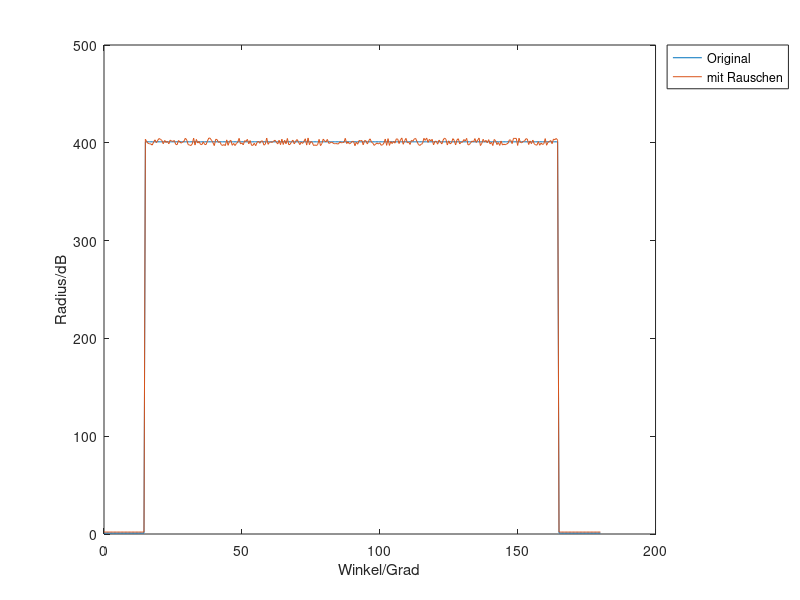

Source code (MATLAB): (Note: this script raises an error after producing the figure.)
% Beschreibung: Implementation vom Test 3 in der Dokumentation

%% Signalerzeugung %%
midVal = 400;
repeatedTimeValMid = 150;%Ton = 2*repeatedTimeValMid
tVal = 0:0.5:180;
tComp = 90;
xVal = midVal*rectpuls(tVal-tComp,repeatedTimeValMid)+1;
onIntervalBegin = (180*2-repeatedTimeValMid/0.5)/2 + 1;
onIntervalEnd = onIntervalBegin + repeatedTimeValMid/0.5 -1;
minRange = -1;
maxRange = 1;
noise = minRange + (maxRange - minRange).*rand(1,repeatedTimeValMid/0.5);
ah = 4;% erlaubte Höhenabweichung
noise = ah*noise;
xnVal = [xVal(1:onIntervalBegin-1) noise xVal(onIntervalEnd+1:end)];
xnVal = xnVal + xVal;
draw = 1;
if draw == 1
    figure('Name','Das Originalsignal und Signal mit schwächen Rauschen');
    plot(tVal,xVal,'-',tVal,xnVal,'-');
    legend('Original','mit Rauschen','Location','northeastoutside');
    xlabel('Winkel/Grad');
    ylabel('Radius/dB');
end

%% Berechnung der Wirkung des Filters %%
draw = 0;
% Das vom Maximally-Flat-Methode-entworfene Filter
phase = 1;
filterObj = filterMaximallyFlatFIR_p4;
output = filterIIR(xnVal, tVal, filterObj, draw, phase, figureNo);
% verlorene Punkte aufgrund der Steigung von einem Bereich zu einem
% neuen Bereich: von Diagramm aus dem 2. Versuch (Test2) abgelesen
lostedPointBegin = 1;
lostedPointEnd = 1;
onIntervalBegin = onIntervalBegin + lostedPointBegin;
onIntervalEnd = onIntervalEnd - lostedPointEnd;
diff_mf = output(onIntervalBegin:onIntervalEnd)./xnVal(onIntervalBegin:onIntervalEnd);
diff_mf = 20.*log(diff_mf);
diff_mf = rms(diff_mf);

% Das vom Window-Kaiser-Methode-entworfene Filter
phase = 2;
filterObj = filterWindowKaiser_p10;
output = filterFIR(xnVal, tVal, filterObj, draw, phase, figureNo);
% verlorene Punkte aufgrund der Steigung von einem Bereich zu einem
% neuen Bereich: von Diagramm aus dem 3. Versuch (Test2) abgelesen
lostedPointBegin = 1;
lostedPointEnd = 2;
onIntervalBegin = onIntervalBegin + lostedPointBegin;
onIntervalEnd = onIntervalEnd - lostedPointEnd;
diff_wk = output(onIntervalBegin:onIntervalEnd)./xnVal(onIntervalBegin:onIntervalEnd);
diff_wk = 20.*log(diff_wk);
diff_wk = rms(diff_wk);

% Das vom Least-Squares-Methode-entworfene Filter
phase = 2;
filterObj = filterLeastSquares_p11;
output = filterFIR(xnVal, tVal, filterObj, draw, phase, figureNo);
% verlorene Punkte aufgrund der Steigung von einem Bereich zu einem
% neuen Bereich: von Diagramm aus dem 3. Versuch (Test2) abgelesen
lostedPointBegin = 1;
lostedPointEnd = 2;
onIntervalBegin = onIntervalBegin + lostedPointBegin;
onIntervalEnd = onIntervalEnd - lostedPointEnd;
diff_lsq = output(onIntervalBegin:onIntervalEnd)./xnVal(onIntervalBegin:onIntervalEnd);
diff_lsq = 20.*log(diff_lsq);
diff_lsq = rms(diff_lsq);

% Das vom Equiripple-Methode-entworfenen Filter
phase = 2;
filterObj = filterEquiripple_p3;
output = filterFIR(xnVal, tVal, filterObj, draw, phase, figureNo);
% verlorene Punkte aufgrund der Steigung von einem Bereich zu einem
% neuen Bereich: von Diagramm aus dem 3. Versuch (Test2) abgelesen
lostedPointBegin = 1;
lostedPointEnd = 2;
onIntervalBegin = onIntervalBegin + lostedPointBegin;
onIntervalEnd = onIntervalEnd - lostedPointEnd;
diff_eq = output(onIntervalBegin:onIntervalEnd)./xnVal(onIntervalBegin:onIntervalEnd);
diff_eq = 20.*log(diff_eq);
diff_eq = rms(diff_eq);

% Das vom Window-Bartlett-Methode-entworfene Filter
phase = 2;
filterObj = filterWindowBarlett_p2;
output = filterFIR(xnVal, tVal, filterObj, draw, phase, figureNo);
% verlorene Punkte aufgrund der Steigung von einem Bereich zu einem
% neuen Bereich: von Diagramm aus dem 3. Versuch (Test2) abgelesen
lostedPointBegin = 0;
lostedPointEnd = 1;
onIntervalBegin = onIntervalBegin + lostedPointBegin;
onIntervalEnd = onIntervalEnd - lostedPointEnd;
diff_wb = output(onIntervalBegin:onIntervalEnd)./xnVal(onIntervalBegin:onIntervalEnd);
diff_wb = 20.*log(diff_wb);
diff_wb = rms(diff_wb);

% Das vom Window-Rectangular-Methode-entworfenen Filter
phase = 2;
filterObj = filterWindowRectangular_p3;
output = filterFIR(xnVal, tVal, filterObj, draw, phase, figureNo);
% verlorene Punkte aufgrund der Steigung von einem Bereich zu einem
% neuen Bereich: von Diagramm aus dem 3. Versuch (Test2) abgelesen
lostedPointBegin = 1;
lostedPointEnd = 2;
onIntervalBegin = onIntervalBegin + lostedPointBegin;
onIntervalEnd = onIntervalEnd - lostedPointEnd;
diff_wr = output(onIntervalBegin:onIntervalEnd)./xnVal(onIntervalBegin:onIntervalEnd);
diff_wr = 20.*log(diff_wr);
diff_wr = rms(diff_wr);

% Das vom Window-Triangular-Methode-entworfenen Filter
phase = 2;
filterObj = filterWindowTriangular_p1;
output = filterFIR(xnVal, tVal, filterObj, draw, phase, figureNo);
% verlorene Punkte aufgrund der Steigung von einem Bereich zu einem
% neuen Bereich: von Diagramm aus dem 3. Versuch (Test2) abgelesen
lostedPointBegin = 1;
lostedPointEnd = 2;
onIntervalBegin = onIntervalBegin + lostedPointBegin;
onIntervalEnd = onIntervalEnd - lostedPointEnd;
diff_wt = output(onIntervalBegin:onIntervalEnd)./xnVal(onIntervalBegin:onIntervalEnd);
diff_wt = 20.*log(diff_wt);
diff_wt = rms(diff_wt);
